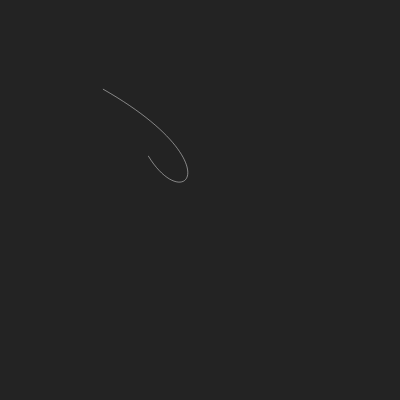
Frame 1 (no input)
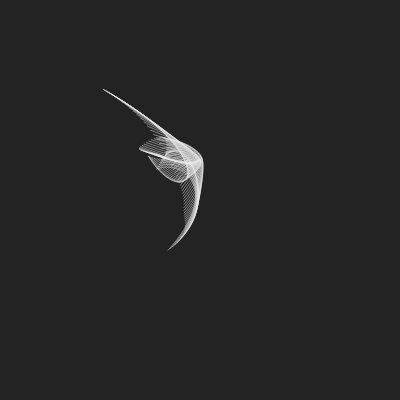
Frame 60 (no input)
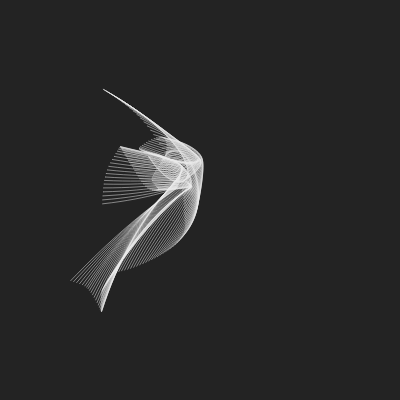
Frame 120 (the mouse pressed at the canvas centre since frame 60)

The p5.js sketch that drew these frames (run headless with seeded random() and noise() and a simulated clock; from frame 60 on, the mouse is pressed at the canvas centre):

// p5.js sketch
// ── sketch.js
let offset = 0;
let x1; let y1;
let x2; let y2;
let x3; let y3;
let x4; let y4;

function setup() {
  createCanvas(400, 400);
  background(35);
}

function draw() {
  stroke(235);
  strokeWeight(0.5);
  noFill();

  x1 = noise(offset+5) * width;
  x2 = noise(offset+10) * width;
  x3 = noise(offset+15) * width;
  x4 = noise(offset+20) * width;
  y1 = noise(offset+25) * height;
  y2 = noise(offset+30) * height;
  y3 = noise(offset+35) * height;
  y4 = noise(offset+40) * height;
  offset += 0.01;

  bezier(x1, y1, x2, y2, x3, y3, x4, y4);
}
